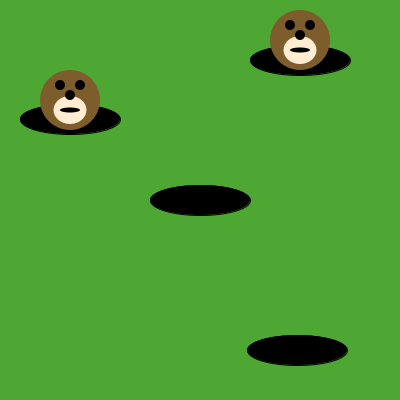
Frame 1 (no input)
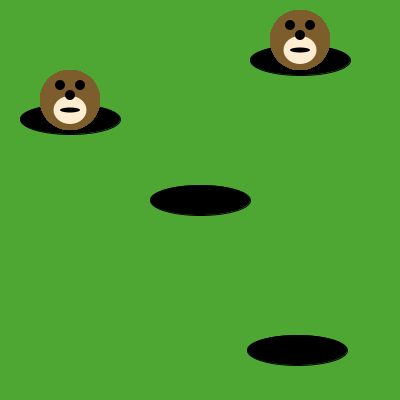
Frame 60 (the mouse pressed at the canvas centre just before this capture)
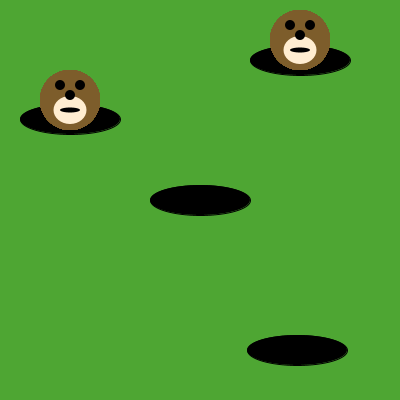
Frame 120 (the mouse held since frame 60 and released just before this capture)

The Processing sketch that drew these frames (run headless with seeded random() and noise(); from frame 60 on, the mouse is pressed at the canvas centre):

// Processing sketch: sketch_180725b
// ── sketch_180725b.pde

void draw() {

/* Use the method below to put moles in the holes. */
drawMole(70,100);
drawMole(300,40);


}

void drawMole(int moleX, int moleY) {
     noStroke();
     fill(125, 93, 43);
     ellipse(moleX, moleY, 60, 60); // face
     fill(255, 237, 209);
     ellipse(moleX, moleY+10, 33, 28); 
     fill(0, 0, 0);
     ellipse(moleX-10, moleY-15, 10, 10); // eyes
     ellipse(moleX+10, moleY-15, 10, 10);
     ellipse(moleX, moleY-5, 10, 10); // nose
     ellipse(moleX, moleY+10, 20, 5); // mouth
}

void setup() {
     size(400, 400);
     background(78, 166, 51); // green grass
     fill(0, 0, 0);
     ellipse(200, 200, 100, 30); // holes!
     ellipse(70, 119, 100, 30);
     ellipse(300, 60, 100, 30);
     ellipse(297, 350, 100, 30);
}
